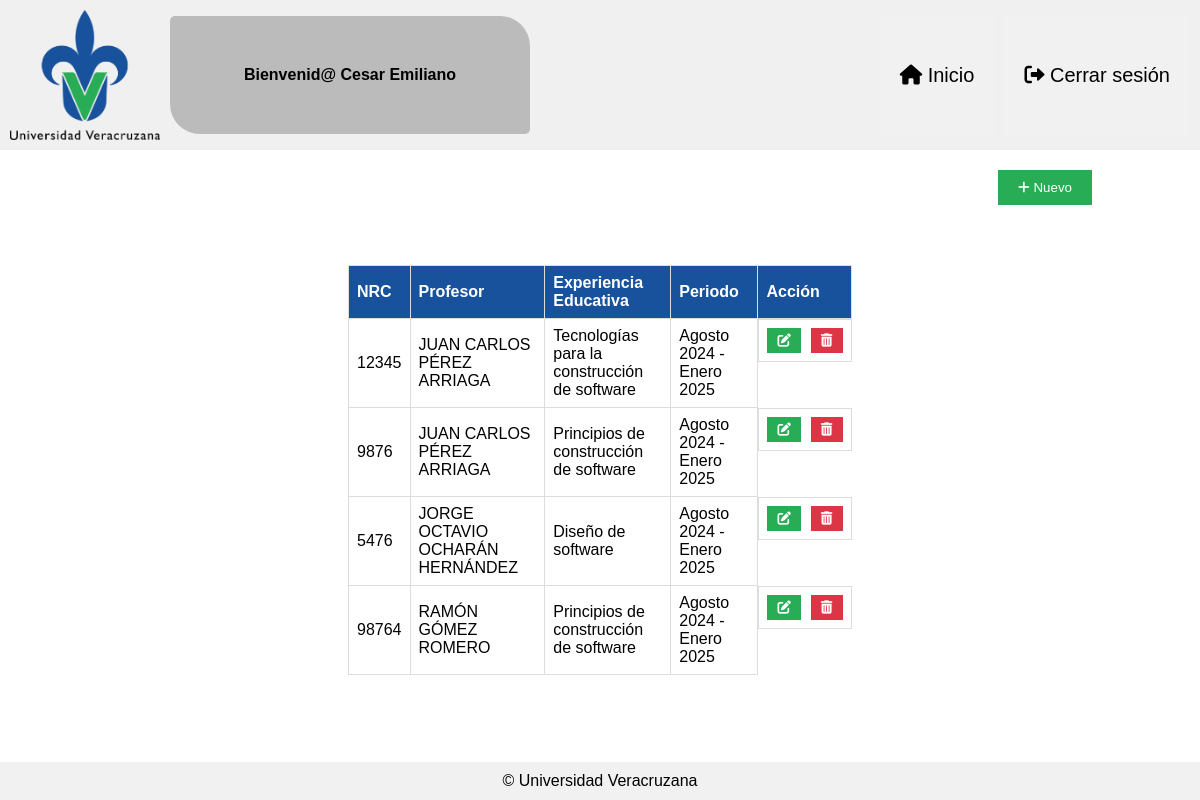
Screenshot of /administrarSecciones.php (signed in) with the database file from the repository.
### tables this page shows
CREATE TABLE `seccion` (
  `id` int(11) NOT NULL,
  `idProfesor` int(11) NOT NULL,
  `idExperienciaEducativa` int(11) NOT NULL,
  `idPeriodo` int(11) NOT NULL,
  `nrc` varchar(10) NOT NULL
);

CREATE TABLE `experiencia_educativa` (
  `idExperienciaEducativa` int(11) NOT NULL,
  `nombre` varchar(255) NOT NULL,
  `programaEducativo` int(11) NOT NULL
);

CREATE TABLE `periodo` (
  `idPeriodo` int(11) NOT NULL,
  `nombre` varchar(80) NOT NULL,
  `actual` tinyint(4) NOT NULL
);

### controllers/SeccionController.php (called while the page is built, shortened)
<?php
require_once '../config/connection.php';
require_once '../models/Seccion.php';
class SeccionController
{
    private $seccionModel;
    public function __construct()
    {
        $this->conn = connectiondb();
        $this->seccionModel = new Seccion($this->conn);
    }
    public function showSecciones()
    {
        $user = $_SESSION['user'];
        $csrf_token = $_SESSION['csrf_token'];
        $secciones = $this->seccionModel->getSecciones();
        require_once '../views/administrarSecciones.php';
    }
}
?>

### public/administrarSecciones.php (called while the page is built)
<?php
require_once '../controllers/SeccionController.php';
$reporteController = new SeccionController();
$reporteController->showSecciones();
?>

### config/connection.php (called while the page is built, shortened)
<?php
function connectiondb()
{
    $host = $_ENV['DB_HOST'];
    $port = (int) $_ENV['DB_PORT'];
    $socket = $_ENV['DB_SOCKET'];
    $user = $_ENV['DB_USER'];
    $password = $_ENV['DB_PASSWORD'];
    $dbname = $_ENV['DB_NAME'];
    $conn = new mysqli($host, $user, $password, $dbname, $port, $socket);
    return $conn;
}
?>

### models/Seccion.php (called while the page is built, shortened)
<?php
class Seccion
{
    private $conn;
    public function __construct($conn)
    {
        $this->conn = $conn;
    }
    public function getSecciones()
    {
        $query = "SELECT s.id, s.nrc,
                         CONCAT(t.nombre, ' ', COALESCE(t.apellidoPaterno, ''), ' ', COALESCE(t.apellidoMaterno, '')) AS tutorNombre,
                         ee.nombre AS experiencia,
                         p.nombre AS periodo
                  FROM seccion s
                  INNER JOIN tutor t ON s.idProfesor = t.idTutor
                  INNER JOIN experiencia_educativa ee ON s.idExperienciaEducativa = ee.idExperienciaEducativa
                  INNER JOIN periodo p ON s.idPeriodo = p.idPeriodo";
        $stmt = $this->conn->prepare($query);
        $stmt->execute();
        $result = $stmt->get_result();
        $secciones = $result->fetch_all(MYSQLI_ASSOC);
        return $secciones;
    }
}
?>

### views/administrarSecciones.php (the view, shortened to what this page needs)
<!DOCTYPE html>
<html lang="es">
<head>
    <link rel="stylesheet" href="<?= BASE_URL; ?>/assets/css/administrarSecciones.css">
    <link rel="stylesheet" href="https://cdnjs.cloudflare.com/ajax/libs/font-awesome/6.0.0-beta3/css/all.min.css">
    <link href="<?= BASE_URL; ?>/libs/DataTables/datatables.min.css" rel="stylesheet">
</head>
<body>
    <div class="header-container">
        <div class="header-left">
            <img src="<?= BASE_URL; ?>/assets/img/UV.png" alt="UV Logo">
            <div class="welcome-message">Bienvenid@ <?php echo htmlspecialchars($user); ?></div>
        </div>
        <div class="header-left">
            <button class="buttonsHead" onclick="location.href='<?= BASE_URL; ?>/menu.php'"><i class="fas fa-home"></i> Inicio</button>
            <button class="buttonsHead" onclick="location.href='<?= BASE_URL; ?>/cerrarSesion.php'"><i class="fas fa-sign-out-alt"></i>
                Cerrar sesión</button>
        </div>
    </div>
    <div class="new-button-container">
        <button class="buttonNew" onclick="location.href = '<?= BASE_URL; ?>/registroSeccion.php' "><i class="fas fa-plus"></i>
            Nuevo</button>
    </div>
    <div class="table-container">
        <table id="seccionesTable">
            <thead>
                <tr>
                    <th>NRC</th>
                    <th>Profesor</th>
                    <th>Experiencia Educativa</th>
                    <th>Periodo</th>
                    <th>Acción</th>
                </tr>
            </thead>
            <tbody>
                <?php
                if (!empty($secciones)) {
                    foreach ($secciones as $row) {
                        $idSeccion = $row['id'];
                        echo "<tr>
                                <td>{$row['nrc']}</td>
                                <td>{$row['tutorNombre']}</td>
                                <td>{$row['experiencia']}</td>
                                <td>{$row['periodo']}</td>
                                <td class='action-buttons'>
                                    <button class='edit' data-id-seccion='{$idSeccion}'><i class='fas fa-edit'></i></button>
                                    <button class='delete' data-id-seccion='{$idSeccion}' data-csrf-token='{$csrf_token}'><i class='fas fa-trash-alt'></i></button>
                                </td>
                            </tr>";
                    }
                }
                ?>
            </tbody>
        </table>
    </div>
    <footer>© Universidad Veracruzana</footer>
</body>
</html>

### public/assets/css/administrarSecciones.css (style rules this page uses)
body { font-family: Arial, sans-serif; display: flex; flex-direction: column; min-height: 100vh; margin: 0; }
.header-container { display: flex; justify-content: space-between; align-items: center; padding: 10px; background-color: #f0f0f0; }
.header-left { display: flex; gap: 10px; align-items: center; }
.header-left img { width: 150px; }
.welcome-message { background-color: #bbb; padding: 50px 30px; width: 300px; text-align: center; white-space: nowrap; overflow: hidden; text-overflow: ellipsis; border-radius: 5px 30px; font-weight: bold; }
.header-left button { background-color: #f1f1f1; color: black; border: none; padding: 50px 20px; cursor: pointer; font-size: 20px; }
.new-button-container { text-align: right; margin: 20px auto; width: 82%; }
.buttonNew { background-color: #28AD56; color: white; border: none; padding: 10px 20px; cursor: pointer; }
table { width: 60%; margin: 20px auto; border-collapse: collapse; }
th, td { border: 1px solid #dddddd; text-align: left; padding: 8px; }
th { background-color: #18529D; color: white; }
.action-buttons { display: flex; justify-content: space-between; gap: 10px; width: auto; }
.action-buttons button { background-color: #28AD56; color: white; border: none; padding: 5px 10px; cursor: pointer; flex-grow: 1; }
.action-buttons button.delete { background-color: #dc3545; }
.table-container { text-align: center; margin: 0px 0; padding: 20px 180px; }
footer { margin-top: auto; text-align: center; padding: 10px; position: relative; background-color: #f1f1f1; }

### rows the page displays
seccion: nrc "12345", tutorNombre "JUAN CARLOS PÉREZ ARRIAGA", idExperienciaEducativa.nombre "Tecnologías para la construcción de software", idPeriodo.nombre "Agosto 2024 - Enero 2025"
seccion: nrc "9876", tutorNombre "JUAN CARLOS PÉREZ ARRIAGA", idExperienciaEducativa.nombre "Principios de construcción de software", idPeriodo.nombre "Agosto 2024 - Enero 2025"
seccion: nrc "5476", tutorNombre "JORGE OCTAVIO OCHARÁN HERNÁNDEZ", idExperienciaEducativa.nombre "Diseño de software", idPeriodo.nombre "Agosto 2024 - Enero 2025"
seccion: nrc "98764", tutorNombre "RAMÓN GÓMEZ ROMERO", idExperienciaEducativa.nombre "Principios de construcción de software", idPeriodo.nombre "Agosto 2024 - Enero 2025"

### other values shown
$user "Cesar Emiliano"
